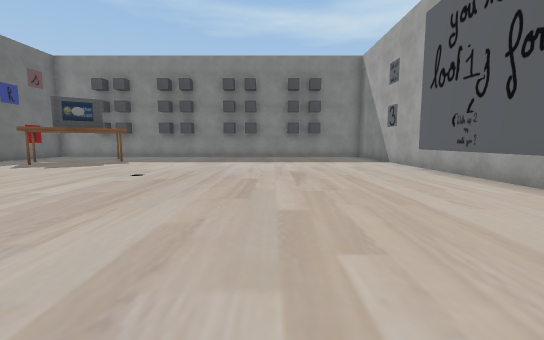
View 1 (above)

13 first-person views from a walk through a scene from a Unity 3-D project. The camera is 1.5 m above the floor, tilts 6° down and sees 90° across. The floor is counted in squares, 2 m on a side. Each view is taken from the middle of a square. On the plan, view 1 faces up. The plan holds only what a view shows up to about 10 squares ahead; the rest is blank. The player is left out. Some surface patterns are stand-ins.

View 2
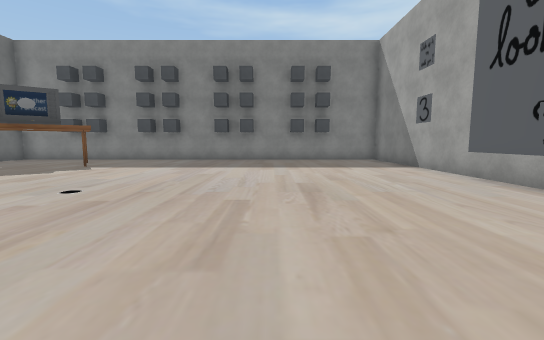

View 3
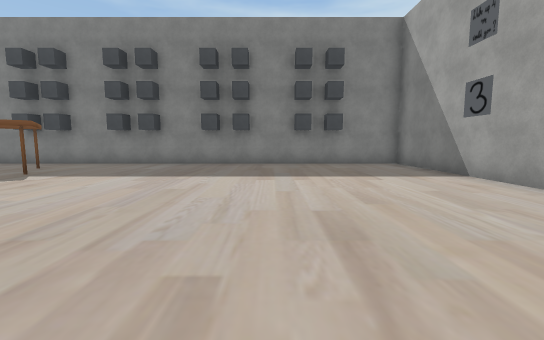

View 4
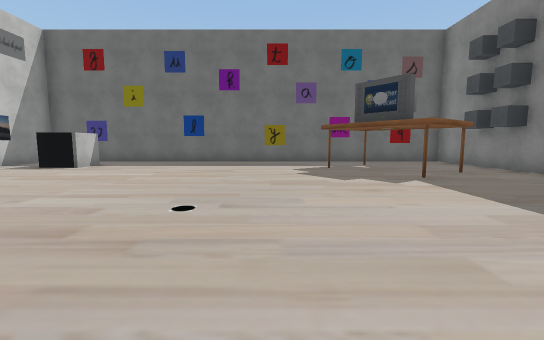

View 5
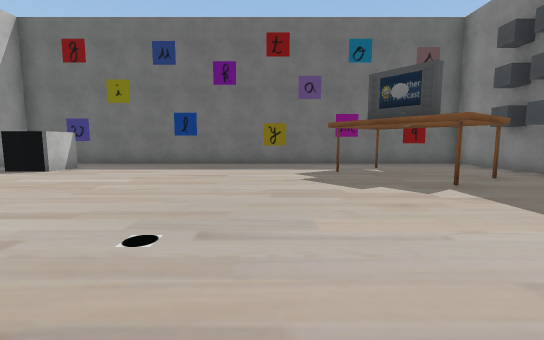

View 6
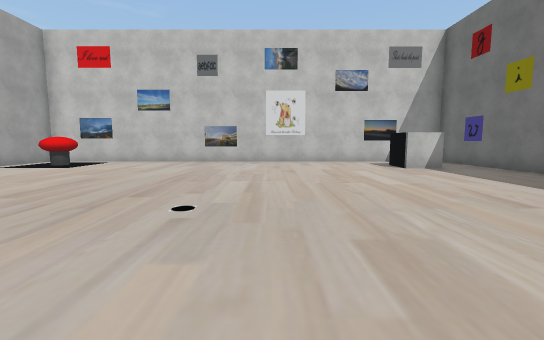

View 7
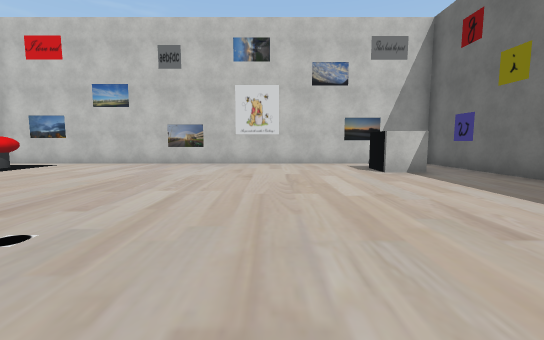

View 8
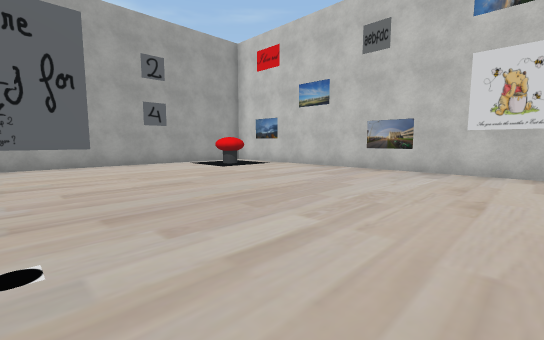

View 9
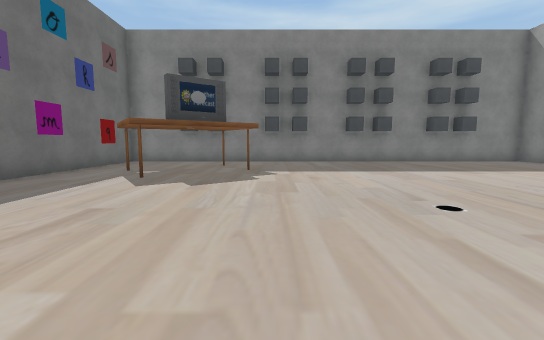

View 10
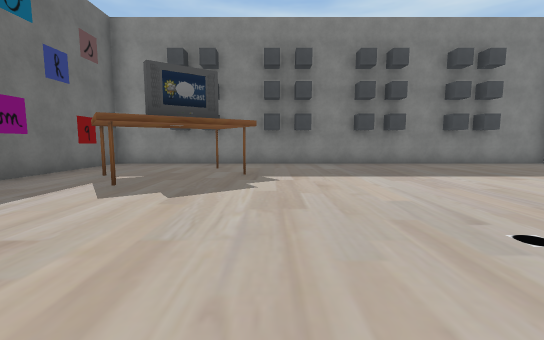

View 11
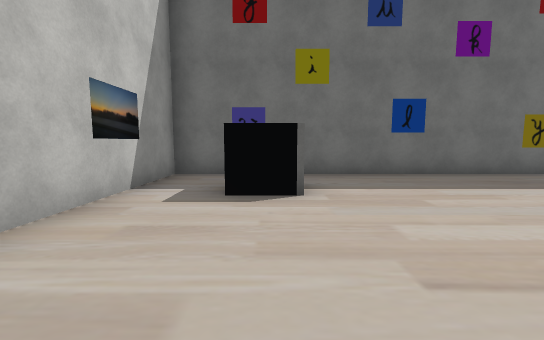

View 12
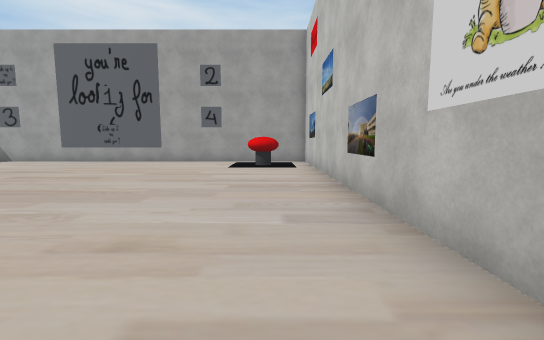

View 13
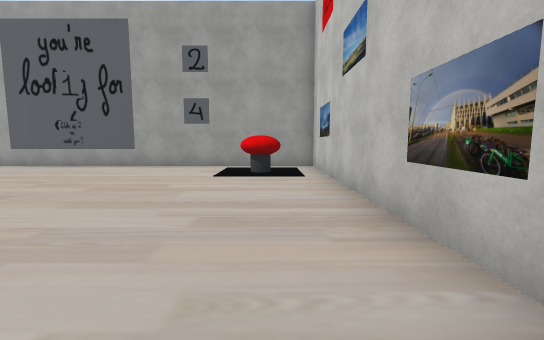

### Floor plan
Key: @ floor where view 1 was taken; # wall or solid block; . floor; O other object.
Columns run from 11 left of view 1 to 5 right of it. Each row starts with its distance up from view 1.
 14 #################
 13 #...............#
 12 #....#..........#
 11 #...............#
 10 #.#..#..........#
  9 #..#............#
  8 #...............#
  7 #...............#
  6 #...............#
  5 #...............#
  4 #...............#
  3 #...............#
  2 #...............#
  1 #..O............#
  0 #..........@..O.#
 -1 #...............#
 -2 #################

Where each view was taken, in squares from view 1:
view 1: 0 up, 0 right, facing up
view 2: 2 up, 0 right, facing up
view 3: 4 up, 0 right, facing up
view 4: 7 up, 0 right, facing left
view 5: 7 up, 1 left, facing left
view 6: 9 up, 4 left, facing down
view 7: 8 up, 5 left, facing down
view 8: 6 up, 5 left, facing down-right
view 9: 3 up, 5 left, facing up
view 10: 4 up, 5 left, facing up
view 11: 1 up, 4 left, facing left
view 12: 0 up, 6 left, facing right
view 13: 0 up, 4 left, facing right
